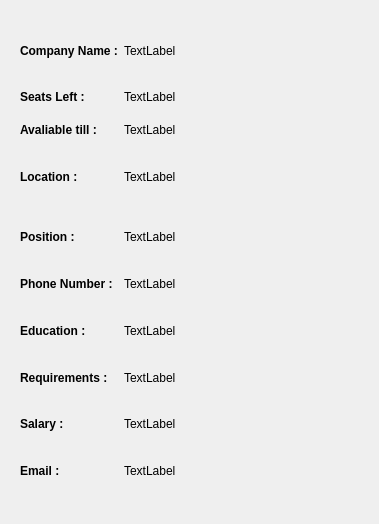
<?xml version="1.0" encoding="UTF-8"?>
<ui version="4.0">
 <class>Form</class>
 <widget class="QWidget" name="Form">
  <property name="geometry">
   <rect>
    <x>0</x>
    <y>0</y>
    <width>379</width>
    <height>524</height>
   </rect>
  </property>
  <property name="windowTitle">
   <string>Form</string>
  </property>
  <widget class="QWidget" name="gridLayoutWidget">
   <property name="geometry">
    <rect>
     <x>20</x>
     <y>30</y>
     <width>341</width>
     <height>461</height>
    </rect>
   </property>
   <layout class="QGridLayout" name="gridLayout">
    <item row="2" column="0" alignment="Qt::AlignTop">
     <widget class="QLabel" name="label_13">
      <property name="font">
       <font>
        <bold>true</bold>
       </font>
      </property>
      <property name="text">
       <string>Avaliable till :</string>
      </property>
     </widget>
    </item>
    <item row="6" column="1" alignment="Qt::AlignTop">
     <widget class="QLabel" name="loclabel">
      <property name="text">
       <string>TextLabel</string>
      </property>
     </widget>
    </item>
    <item row="8" column="1">
     <widget class="QLabel" name="pnblabel">
      <property name="text">
       <string>TextLabel</string>
      </property>
     </widget>
    </item>
    <item row="9" column="1">
     <widget class="QLabel" name="edulabel">
      <property name="text">
       <string>TextLabel</string>
      </property>
     </widget>
    </item>
    <item row="6" column="0" alignment="Qt::AlignTop">
     <widget class="QLabel" name="label_16">
      <property name="font">
       <font>
        <bold>true</bold>
       </font>
      </property>
      <property name="text">
       <string>Location :</string>
      </property>
     </widget>
    </item>
    <item row="1" column="1">
     <widget class="QLabel" name="seatlabel">
      <property name="text">
       <string>TextLabel</string>
      </property>
     </widget>
    </item>
    <item row="10" column="1">
     <widget class="QLabel" name="reqlabel">
      <property name="text">
       <string>TextLabel</string>
      </property>
     </widget>
    </item>
    <item row="7" column="0">
     <widget class="QLabel" name="label_3">
      <property name="font">
       <font>
        <bold>true</bold>
       </font>
      </property>
      <property name="text">
       <string>Position :</string>
      </property>
     </widget>
    </item>
    <item row="0" column="0">
     <widget class="QLabel" name="label">
      <property name="sizePolicy">
       <sizepolicy hsizetype="Fixed" vsizetype="Preferred">
        <horstretch>0</horstretch>
        <verstretch>0</verstretch>
       </sizepolicy>
      </property>
      <property name="font">
       <font>
        <bold>true</bold>
       </font>
      </property>
      <property name="text">
       <string>Company Name :</string>
      </property>
     </widget>
    </item>
    <item row="8" column="0">
     <widget class="QLabel" name="label_7">
      <property name="font">
       <font>
        <bold>true</bold>
       </font>
      </property>
      <property name="text">
       <string>Phone Number :</string>
      </property>
     </widget>
    </item>
    <item row="9" column="0">
     <widget class="QLabel" name="label_15">
      <property name="font">
       <font>
        <bold>true</bold>
       </font>
      </property>
      <property name="text">
       <string>Education :</string>
      </property>
     </widget>
    </item>
    <item row="7" column="1">
     <widget class="QLabel" name="poslabel">
      <property name="text">
       <string>TextLabel</string>
      </property>
     </widget>
    </item>
    <item row="10" column="0">
     <widget class="QLabel" name="label_17">
      <property name="font">
       <font>
        <bold>true</bold>
       </font>
      </property>
      <property name="text">
       <string>Requirements :</string>
      </property>
     </widget>
    </item>
    <item row="12" column="1">
     <widget class="QLabel" name="emlabel">
      <property name="text">
       <string>TextLabel</string>
      </property>
     </widget>
    </item>
    <item row="11" column="1">
     <widget class="QLabel" name="sallabel">
      <property name="text">
       <string>TextLabel</string>
      </property>
     </widget>
    </item>
    <item row="2" column="1" alignment="Qt::AlignTop">
     <widget class="QLabel" name="avalabel">
      <property name="text">
       <string>TextLabel</string>
      </property>
     </widget>
    </item>
    <item row="0" column="1">
     <widget class="QLabel" name="cnlabel">
      <property name="sizePolicy">
       <sizepolicy hsizetype="Minimum" vsizetype="Preferred">
        <horstretch>0</horstretch>
        <verstretch>0</verstretch>
       </sizepolicy>
      </property>
      <property name="text">
       <string>TextLabel</string>
      </property>
     </widget>
    </item>
    <item row="1" column="0">
     <widget class="QLabel" name="label_9">
      <property name="font">
       <font>
        <bold>true</bold>
       </font>
      </property>
      <property name="text">
       <string>Seats Left :</string>
      </property>
     </widget>
    </item>
    <item row="11" column="0">
     <widget class="QLabel" name="label_5">
      <property name="font">
       <font>
        <bold>true</bold>
       </font>
      </property>
      <property name="text">
       <string>Salary :</string>
      </property>
     </widget>
    </item>
    <item row="12" column="0">
     <widget class="QLabel" name="label_11">
      <property name="font">
       <font>
        <bold>true</bold>
       </font>
      </property>
      <property name="text">
       <string>Email :</string>
      </property>
     </widget>
    </item>
   </layout>
  </widget>
 </widget>
 <resources/>
 <connections/>
</ui>
